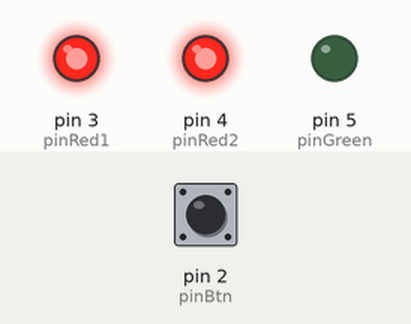
Recording of a sketch running on a simulated Arduino Uno, built with avr-gcc and run on an emulated ATmega328P. Shown: output pins drawn as LEDs (lit = HIGH). Inputs (shaded band) come from the test bench; at power-on: pin 2 (pinBtn) HIGH.

Above: at 2.3 s.
2.4 s: pin 2 (pinBtn) pulled LOW for 0.9 s
At 2.62 s:
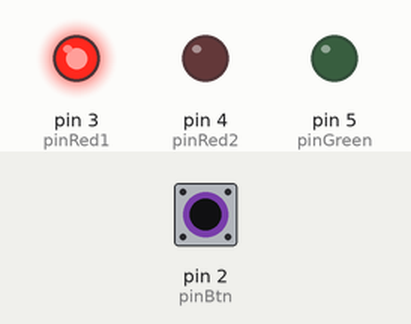
At 3.15 s:
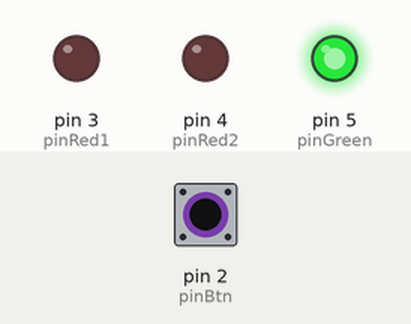
5.9 s: pin 2 (pinBtn) pulled LOW for 3.2 s
At 9.22 s:
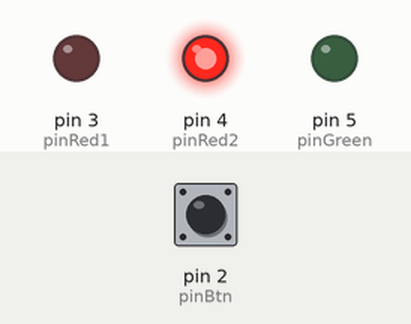
Timing chart, 0 to 16.6 s (numbered marks = the images above; inputs shaded):
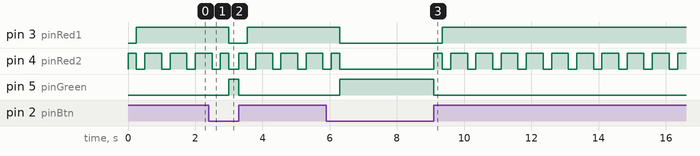

Measured:
- after the input at 2.4 s, pin 3 (pinRed1): HIGH → LOW after 0.60 s, → HIGH 0.55 s later; pin 5 (pinGreen): LOW → HIGH after 0.60 s, → LOW 0.30 s later
- after the input at 5.9 s, pin 3 (pinRed1): HIGH → LOW after 0.40 s, → HIGH 3.0 s later; pin 5 (pinGreen): LOW → HIGH after 0.40 s, → LOW 2.8 s later

The sketch:

_2_starship_interface.ino
```cpp
/*
 * Author: Davide Fossacecchi
 * a simple schetch playing a little with leds, inputs and delays
 */

int bottone = 0;

int pinBtn = 2;
int pinRed1 = 3;
int pinRed2 = 4;
int pinGreen = 5;

void setup(){
  pinMode(pinBtn, INPUT);
  pinMode(pinRed1, OUTPUT);
  pinMode(pinRed2, OUTPUT);
  pinMode(pinGreen, OUTPUT);
}

void loop(){
  //reads the input pulled up by the button
  bottone = digitalRead(pinBtn);

  //if the logical state is low, turn on the green led and off the red ones
  if (bottone == LOW){
    digitalWrite(pinGreen, HIGH);
    digitalWrite(pinRed1, LOW);
    digitalWrite(pinRed2, LOW);
  }

  else{
      //if the logical state is high, turn on the red ones in sequence
    digitalWrite(pinGreen, LOW);
    digitalWrite(pinRed2, HIGH);
    delay(250);

    digitalWrite(pinRed2, LOW);
    digitalWrite(pinRed1, HIGH);
    delay(250);

    digitalWrite(pinRed1, HIGH);
    digitalWrite(pinRed2, HIGH);
    delay(250);
  }
}
```
